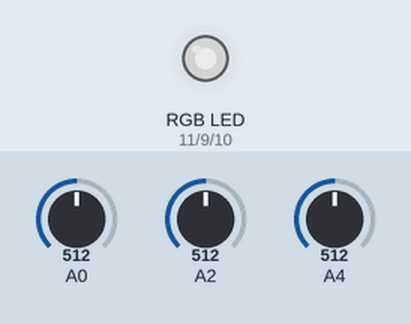
The sketch below on a simulated Arduino Uno, built with avr-gcc and run on an emulated ATmega328P. Parts: an RGB LED mixed from three pins (HIGH = lit). The inputs (shaded band) are chosen by the test bench; at power-on: A0 = 512, A2 = 512, A4 = 512. Dim RGB values are drawn brighter than linear.

Above: at 1.2 s.
1.3 s: A0 set to 716
At 2.5 s:
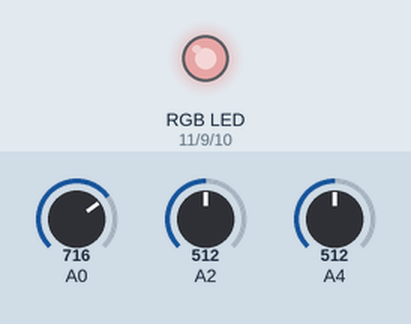
2.8 s: A2 set to 716
At 3.8 s:
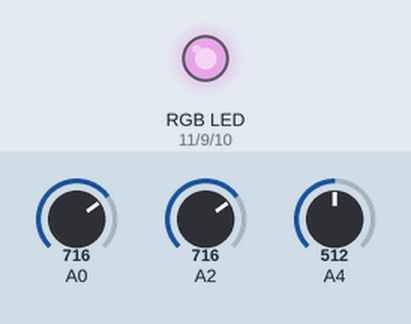
4.3 s: A4 set to 716
At 5.0 s:
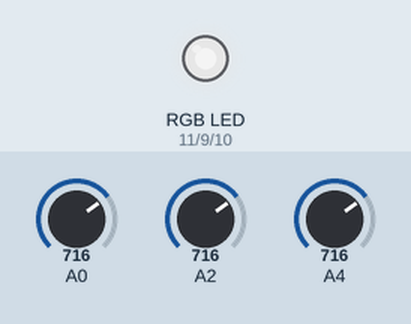
5.8 s: A0 set to 900
At 6.1 s:
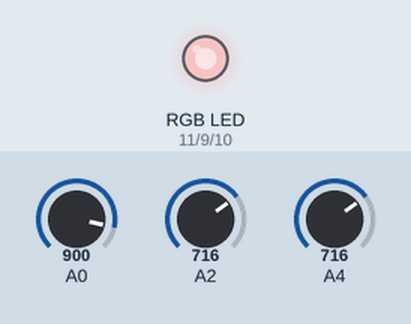
7.3 s: A2 set to 900
At 8.5 s:
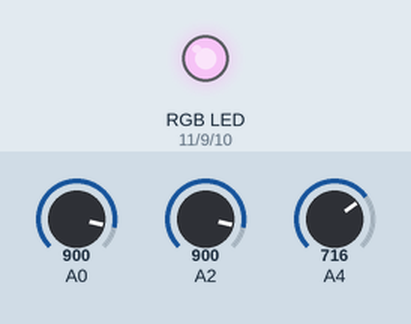
8.8 s: A4 set to 900
At 9.6 s:
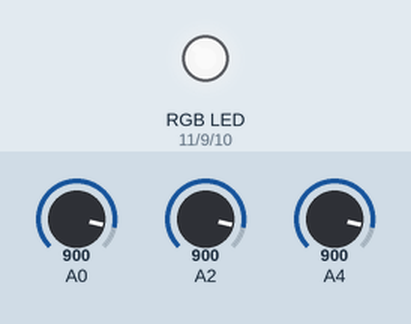
Timing chart, 0 to 11.3 s (numbered marks = the images above; inputs shaded):
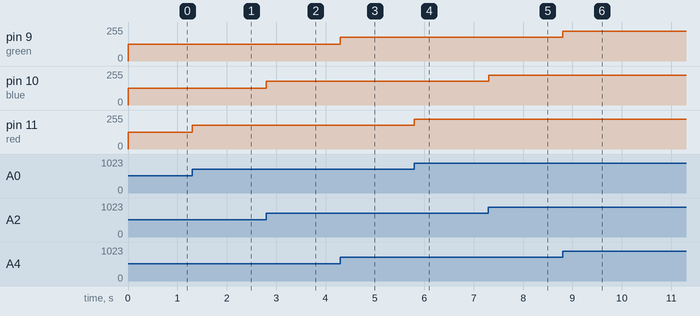

Measured:
- after the input at 1.3 s, pin 11 (red): 127/255 → 178/255 at once
- after the input at 2.8 s, pin 10 (blue): 127/255 → 178/255 at once
- after the input at 4.3 s, pin 9 (green): 127/255 → 178/255 at once
- after the input at 5.8 s, pin 11 (red): 178/255 → 224/255 at once
- after the input at 7.3 s, pin 10 (blue): 178/255 → 224/255 at once
- after the input at 8.8 s, pin 9 (green): 178/255 → 224/255 at once

The sketch:

code.ino
```cpp
int red = 11;
int blue = 10;
int green = 9;
int val1,val3,val2;
void setup() {
  pinMode(red,OUTPUT);
   pinMode(blue,OUTPUT);
   pinMode(green,OUTPUT);
}

void loop() {
  val1 = analogRead(A0);
  val1 = map(val1, 0, 1023, 0, 255); //doi so trong khoang tu 0-1023 sang khoang 0-255
  analogWrite(red,val1);

  val2 = analogRead(A2);
  val2 = map(val2, 0, 1023, 0, 255);
  analogWrite(blue,val2);

  val3 = analogRead(A4);
  val3 = map(val3, 0, 1023, 0, 255);
  analogWrite(green,val3);


}
 
```
